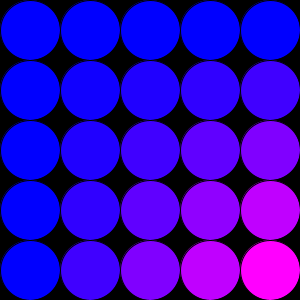
Frame 1 (no input)
Frame 60 (the mouse pressed at the canvas centre just before this capture): identical to frame 1, image omitted
Frame 120 (the mouse held since frame 60 and released just before this capture): identical to frame 1, image omitted

The Processing sketch that drew this single still picture (run headless with seeded random() and noise(); from frame 60 on, the mouse is pressed at the canvas centre):

// Processing sketch: ex10_09
// ── ex10_09.pde
// 2차원 색상 배열을 사용한 원의 색상 변화

int[][] c = new int[5][5];

void setup() {
  size(300, 300);
  for (int y = 0; y < 5; y++) {
    for (int x = 0; x < 5; x++) {
      c[y][x] = 16 * y * x;
    }
  }
}

void draw() {
  background(0);
  for (int y = 0; y < 5; y++) {
    for (int x = 0; x < 5; x++) {
      fill(c[y][x], 0, 255);
      ellipseMode(CORNER);
      ellipse(x * 60, y * 60, 60, 60);
    }
  }
}
